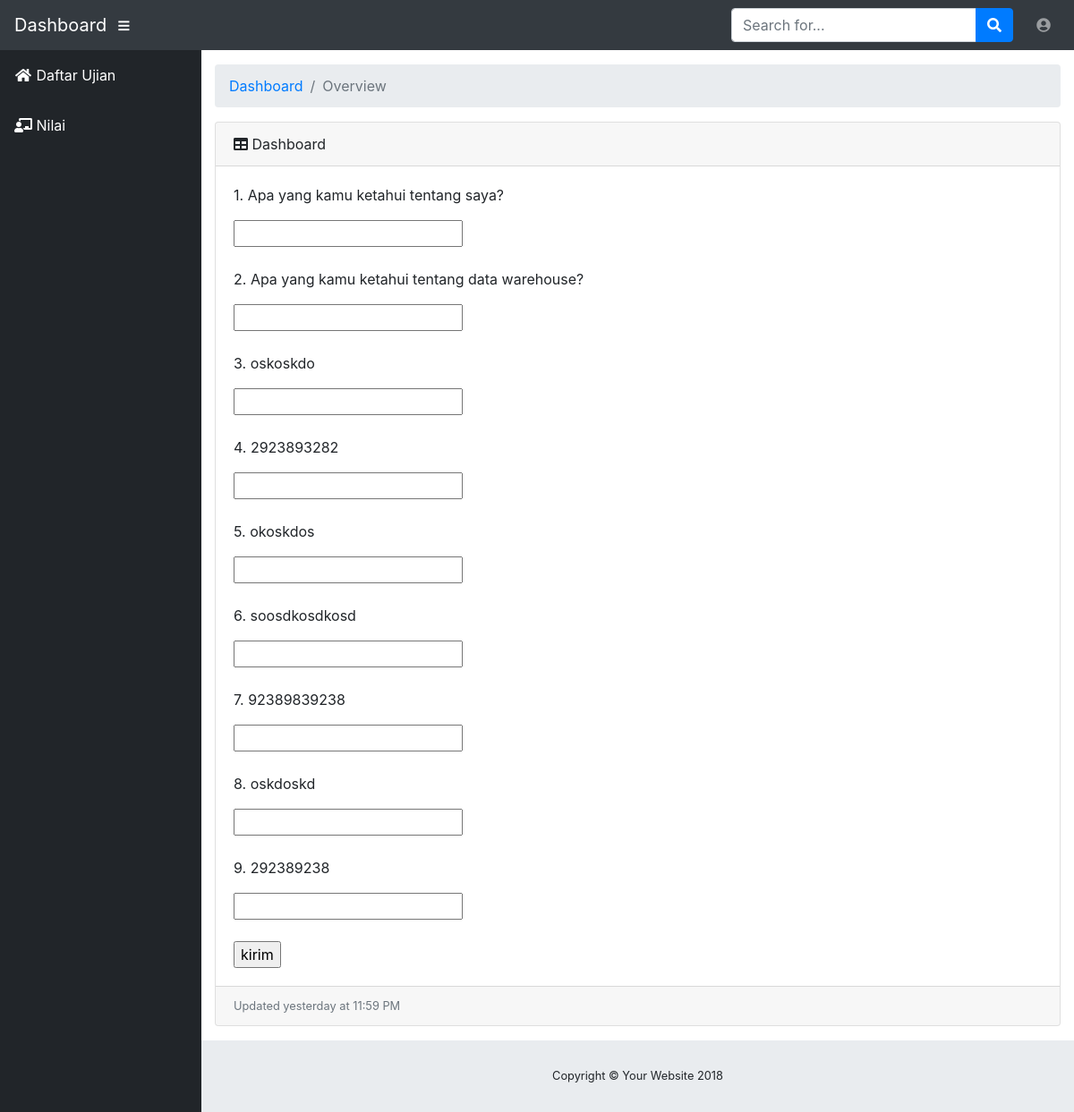
Page /include/mahasiswa/index.php?kerjakan=UAS STKI on the committed database.
### tables this page shows
CREATE TABLE `tb_soal` (
  `id_soal` int(10) NOT NULL AUTO_INCREMENT,
  `nomor_soal` int(2) DEFAULT NULL,
  `id_ujian` int(11) DEFAULT NULL,
  `soal` varchar(255) DEFAULT NULL,
  `kunci_jawaban` varchar(255) DEFAULT NULL,
  PRIMARY KEY (`id_soal`),
  KEY `id_ujian` (`id_ujian`),
  CONSTRAINT `tb_soal_ibfk_1` FOREIGN KEY (`id_ujian`) REFERENCES `tb_ujian` (`id_ujian`)
);

### include/mahasiswa/content_kerjakan_soal.php (the view, shortened to what this page needs)
<?php
	$nama_ujian = $_GET['kerjakan'];
?>
<div class="card mb-3">
	<div class="card-header">
		<i class="fas fa-table"></i> Dashboard
	</div>
	<div class="card-body">
		<form id="form" action="" method="POST">
		<?php
			$semua_soal = mysqli_query($conn, "SELECT * FROM tb_soal INNER JOIN tb_ujian ON tb_soal.`id_ujian`=tb_ujian.`id_ujian` WHERE nama_ujian='$nama_ujian' ORDER BY nomor_soal");
			foreach ($semua_soal as $soal) {
		?>
			<p><?php echo $soal['nomor_soal'].". ".$soal['soal']?></p>
			<input type="text" name="jawaban_mhs<?php echo $soal['id_soal']?>">
			<br /><br />
		<?php
			}
		?>
			<input type="submit" name="submit" value="kirim">
		</form>
	</div>
	<div class="card-footer small text-muted">Updated yesterday at 11:59 PM</div>
</div>

### include/mahasiswa/index.php (shortened to what this page needs)
<!DOCTYPE html>
<html lang="en">
	<head>
		<?php include 'include/head.php'
		?>
	</head>
	<body id="page-top">
		<?php include 'include/navbar.php' ?>
		<div id="wrapper">
			<?php
				include 'include/mahasiswa/sidebar_mhs.php';
			?>
			<div id="content-wrapper">
				<div class="container-fluid">
					<ol class="breadcrumb">
						<li class="breadcrumb-item">
							<a href="#">Dashboard</a>
						</li>
						<li class="breadcrumb-item active">Overview</li>
					</ol>
					<?php
						if(isset($_GET['page'])){
							if($_GET['page']=='nilai'){
								include 'include/mahasiswa/content_lihat_nilai.php';
							}
						} else {
							if(isset($_GET['kerjakan'])){
									include 'include/mahasiswa/content_kerjakan_soal.php';
							}else{
								include 'include/mahasiswa/content_dashboard.php';
							}
						}
					?>
				</div>
				<footer class="sticky-footer">
					<div class="container my-auto">
						<div class="copyright text-center my-auto">
							<span>Copyright © Your Website 2018</span>
						</div>
					</div>
				</footer>
			</div>
		</div>
	</body>
</html>

### include/head.php (shortened to what this page needs)
<link href="assets/vendor/bootstrap/css/bootstrap.min.css" rel="stylesheet">
<link href="assets/vendor/fontawesome-free/css/all.min.css" rel="stylesheet" type="text/css">
<link href="assets/vendor/datatables/dataTables.bootstrap4.css" rel="stylesheet">
<link href="assets/css/sb-admin.css" rel="stylesheet">

### include/navbar.php (shortened to what this page needs)
<nav class="navbar navbar-expand navbar-dark bg-dark static-top">
<a class="navbar-brand mr-1" href="index.html">Dashboard</a>
<button class="btn btn-link btn-sm text-white order-1 order-sm-0" id="sidebarToggle" href="#">
  <i class="fas fa-bars"></i>
</button>
<form class="d-none d-md-inline-block form-inline ml-auto mr-0 mr-md-3 my-2 my-md-0">
  <div class="input-group">
    <input type="text" class="form-control" placeholder="Search for..." aria-label="Search" aria-describedby="basic-addon2">
    <div class="input-group-append">
      <button class="btn btn-primary" type="button">
        <i class="fas fa-search"></i>
      </button>
    </div>
  </div>
</form>
<ul class="navbar-nav ml-auto ml-md-0">
  <li class="nav-item dropdown no-arrow">
    <a class="nav-link dropdown-toggle" href="#" id="userDropdown" role="button" data-toggle="dropdown" aria-haspopup="true" aria-expanded="false">
      <i class="fas fa-user-circle fa-fw"></i>
    </a>
  </li>
</ul>
</nav>

### include/mahasiswa/sidebar_mhs.php
<ul class="sidebar navbar-nav">
    <li class="nav-item active">
        <a class="nav-link" href="mahasiswa">
        <i class="fas fa-fw fa-home"></i>
        <span>Daftar Ujian</span>
        </a>
    </li>
    <li class="nav-item active">
        <a class="nav-link" href="?page=nilai">
        <i class="fas fa-chalkboard-teacher"></i>
        <span>Nilai</span>
        </a>
    </li>
</ul>

### assets/css/sb-admin.css (style rules this page uses)
html { position: relative; min-height: 100%; }
body { height: 100%; }
#wrapper { display: -webkit-box; display: -ms-flexbox; display: flex; }
#wrapper #content-wrapper { overflow-x: hidden; width: 100%; padding-top: 1rem; padding-bottom: 80px; }
.navbar-nav .nav-item.active .nav-link { color: #fff; }
.navbar-nav .nav-item.dropdown .dropdown-toggle::after { width: 1rem; text-align: center; float: right; vertical-align: 0; border: 0; font-weight: 900; content: '\f105'; font-family: 'Font Awesome 5 Free'; }
.navbar-nav .nav-item.dropdown.no-arrow .dropdown-toggle::after { display: none; }
.sidebar { width: 90px !important; background-color: #212529; min-height: calc(100vh - 56px); }
.sidebar .nav-item:last-child { margin-bottom: 1rem; }
.sidebar .nav-item .nav-link { text-align: center; padding: 0.75rem 1rem; width: 90px; }
.sidebar .nav-item .nav-link span { font-size: 0.65rem; display: block; }
.sidebar .nav-item .nav-link { color: rgba(255, 255, 255, 0.5); }
@media (min-width: 768px) { .sidebar { width: 225px !important; } }
@media (min-width: 768px) { .sidebar .nav-item .nav-link { display: block; width: 100%; text-align: left; padding: 1rem; width: 225px; } }
@media (min-width: 768px) { .sidebar .nav-item .nav-link span { font-size: 1rem; display: inline; } }
:root { --input-padding-x: 0.75rem; --input-padding-y: 0.75rem; }
footer.sticky-footer { display: -webkit-box; display: -ms-flexbox; display: flex; position: absolute; right: 0; bottom: 0; width: calc(100% - 90px); height: 80px; background-color: #e9ecef; }
footer.sticky-footer .copyright { line-height: 1; font-size: 0.8rem; }
@media (min-width: 768px) { footer.sticky-footer { width: calc(100% - 225px); } }

### rows in the picture
tb_soal: nomor_soal "1", soal "Apa yang kamu ketahui tentang saya?"
tb_soal: nomor_soal "2", soal "Apa yang kamu ketahui tentang data warehouse?"
tb_soal: nomor_soal "3", soal "oskoskdo"
tb_soal: nomor_soal "4", soal "2923893282"
tb_soal: nomor_soal "5", soal "okoskdos"
tb_soal: nomor_soal "6", soal "soosdkosdkosd"
tb_soal: nomor_soal "7", soal "92389839238"
tb_soal: nomor_soal "8", soal "oskdoskd"
tb_soal: nomor_soal "9", soal "292389238"
